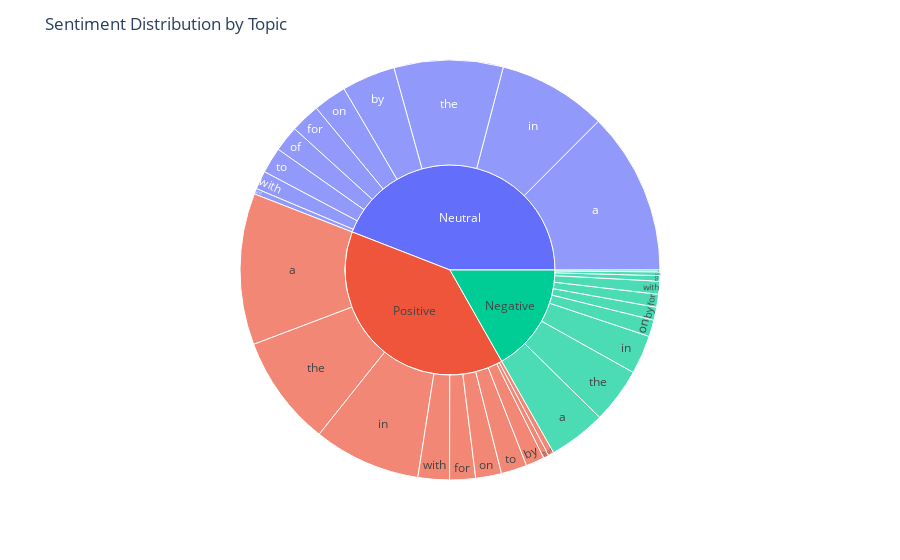
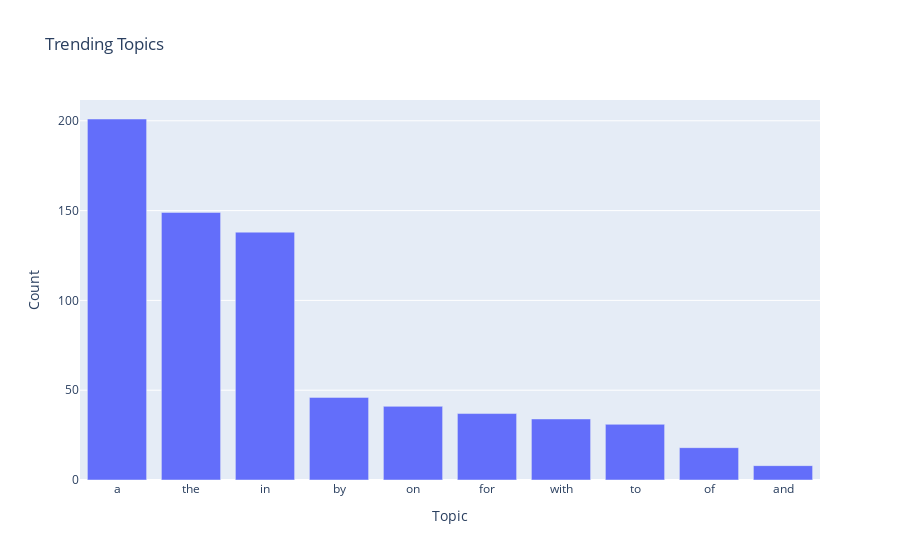
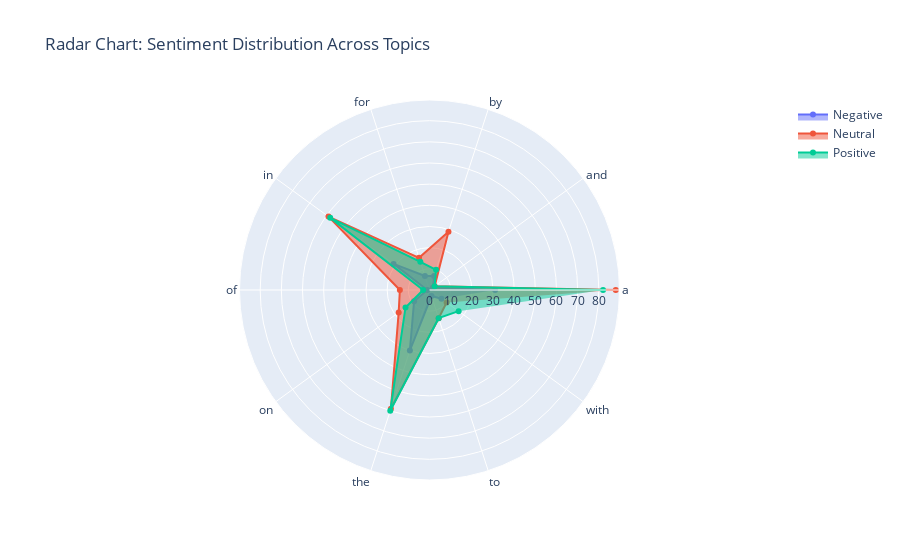
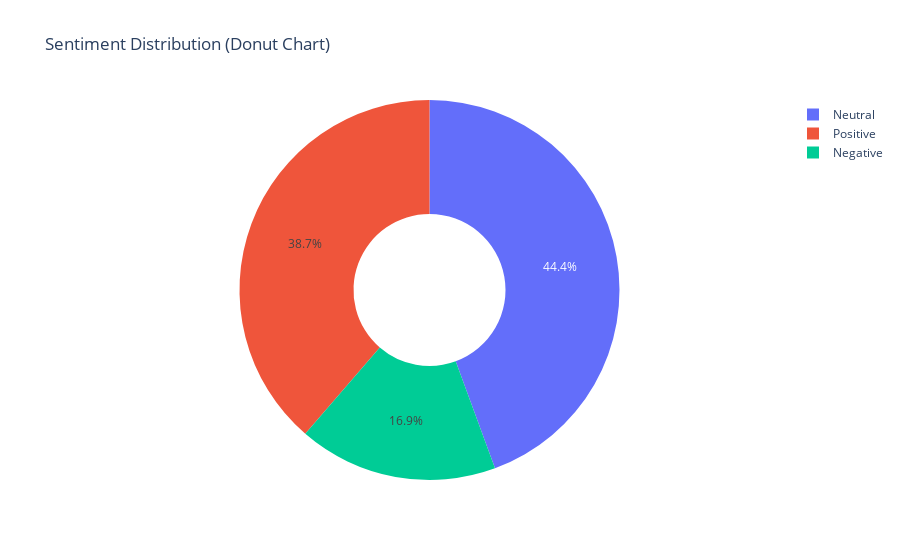

These figures' notebook cell, in order:
### Code cell
import pandas as pd
import numpy as np
import re
import matplotlib.pyplot as plt
import seaborn as sns
from wordcloud import WordCloud
from textblob import TextBlob
from plotly import graph_objects as go
from plotly.express import sunburst
from sklearn.feature_extraction.text import CountVectorizer

# Load and clean data
df = pd.read_csv(r"C:\Users\avina\Downloads\archive (10)\sentimentdataset.csv")
df = df.dropna(subset=['Text'])

def clean_text(text):
    text = re.sub(r"http\S+|www\S+|https\S+", '', text)
    text = re.sub(r"@\w+", '', text)
    text = re.sub(r"#\w+", '', text)
    text = re.sub(r"[^a-zA-Z0-9\s]", '', text)
    text = text.lower()
    return text

df['cleaned_text'] = df['Text'].apply(clean_text)

# Sentiment analysis
df['sentiment'] = df['cleaned_text'].apply(lambda x: TextBlob(x).sentiment.polarity)

def sentiment_label(score):
    if score > 0:
        return 'Positive'
    elif score < 0:
        return 'Negative'
    else:
        return 'Neutral'

df['sentiment_label'] = df['sentiment'].apply(sentiment_label)

# Topic extraction
top_topics = df['cleaned_text'].str.split().explode().value_counts().head(10).index.tolist()
df['topic'] = df['cleaned_text'].apply(lambda x: next((word for word in x.split() if word in top_topics), None))

# Save processed file
df.to_csv(r"processed_sentiment_data_for_dashboard.csv", index=False)

# --- Visualizations ---

# 1. Sentiment distribution pie chart
sentiment_dist = df['sentiment_label'].value_counts()
fig, ax = plt.subplots(figsize=(8, 6))
sentiment_dist.plot(kind='pie', autopct='%1.1f%%', startangle=90, ax=ax)
ax.set_title('Sentiment Distribution')
plt.ylabel('')
plt.show()

# 2. Top 10 trending topics bar chart
topic_dist = df['topic'].value_counts().head(10)
fig, ax = plt.subplots(figsize=(10, 6))
sns.barplot(x=topic_dist.index, y=topic_dist.values, ax=ax)
ax.set_title('Top 10 Trending Topics')
plt.xticks(rotation=45)
plt.show()

# 3. Sentiment distribution per topic (stacked bar)
topic_sentiment = df.groupby('topic')['sentiment_label'].value_counts().unstack().fillna(0)
topic_sentiment.plot(kind='bar', stacked=True, figsize=(10, 6))
plt.title('Sentiment Distribution per Topic')
plt.xticks(rotation=45)
plt.show()

# 4. Word cloud
wordcloud = WordCloud(width=800, height=400, background_color='white').generate(' '.join(df['cleaned_text']))
plt.figure(figsize=(10, 6))
plt.imshow(wordcloud, interpolation='bilinear')
plt.axis('off')
plt.title('Word Cloud')
plt.show()

# 5. Sunburst chart
sunburst_data = df.groupby(['sentiment_label', 'topic']).size().reset_index(name='counts')
fig = sunburst(sunburst_data, path=['sentiment_label', 'topic'], values='counts')
fig.update_layout(title="Sentiment Distribution by Topic")
fig.show()

# 6. Bar chart of topics
topic_count = df['topic'].value_counts().reset_index()
topic_count.columns = ['Topic', 'Count']
fig = go.Figure(data=[go.Bar(x=topic_count['Topic'], y=topic_count['Count'])])
fig.update_layout(title="Trending Topics", xaxis_title="Topic", yaxis_title="Count")
fig.show()

# 7. Professional word cloud with Viridis colormap
wordcloud_professional = WordCloud(width=800, height=400, background_color='white', colormap='viridis').generate(' '.join(df['cleaned_text']))
plt.figure(figsize=(10, 6))
plt.imshow(wordcloud_professional, interpolation='bilinear')
plt.axis('off')
plt.title('Professional Word Cloud')
plt.show()

# --- New Visualizations ---

# 8. Boxplot of sentiment scores
plt.figure(figsize=(8, 6))
sns.boxplot(x='sentiment_label', y='sentiment', data=df)
plt.title('Sentiment Score Distribution by Label')
plt.show()

# 9. Radar chart for sentiment per topic
topics = topic_sentiment.index.tolist()
categories = topic_sentiment.columns.tolist()

fig = go.Figure()
for category in categories:
    fig.add_trace(go.Scatterpolar(
        r=topic_sentiment[category],
        theta=topics,
        fill='toself',
        name=category
    ))
fig.update_layout(
    polar=dict(radialaxis=dict(visible=True)),
    title="Radar Chart: Sentiment Distribution Across Topics",
    showlegend=True
)
fig.show()

# 10. Donut chart for sentiment
fig = go.Figure(data=[go.Pie(labels=sentiment_dist.index,
                             values=sentiment_dist.values,
                             hole=.4)])
fig.update_layout(title='Sentiment Distribution (Donut Chart)')
fig.show()

# 11. Treemap of sentiment by topic
fig = go.Figure(go.Treemap(
    labels=sunburst_data['topic'],
    parents=sunburst_data['sentiment_label'],
    values=sunburst_data['counts']
))
fig.update_layout(title='Treemap of Sentiment by Topic')
fig.show()

# 12. Sentiment over time (requires 'Date' column)
try:
    df['Date'] = pd.to_datetime(df['Date'], errors='coerce')
    df.dropna(subset=['Date'], inplace=True)

    time_sentiment = df.groupby(df['Date'].dt.to_period("M"))['sentiment'].mean().reset_index()
    time_sentiment['Date'] = time_sentiment['Date'].astype(str)

    plt.figure(figsize=(12, 6))
    sns.lineplot(x='Date', y='sentiment', data=time_sentiment)
    plt.title('Average Sentiment Over Time')
    plt.xticks(rotation=45)
    plt.show()
except Exception as e:
    print("Skipping time-based visualization:", e)

# 13. Word co-occurrence heatmap
vectorizer = CountVectorizer(max_features=100, stop_words='english')
X = vectorizer.fit_transform(df['cleaned_text'])
Xc = (X.T @ X)
Xc.setdiag(0)

df_cooc = pd.DataFrame(Xc.toarray(), index=vectorizer.get_feature_names_out(), columns=vectorizer.get_feature_names_out())

plt.figure(figsize=(12, 10))
sns.heatmap(df_cooc, cmap='Blues')
plt.title('Word Co-occurrence Heatmap')
plt.show()

### Figure 1 — Plotly figure (JSON) as saved in the notebook; plotly's stock layout.template omitted (floating-point values rounded to 4 significant figures)
{"data": [{"branchvalues": "total", "domain": {"x": [0, 1], "y": [0, 1]}, "hovertemplate": "labels=%{label}<br>counts=%{value}<br>parent=%{parent}<br>id=%{id}<extra></extra>", "ids": ["Negative/a", "Negative/and", "Negative/by", "Negative/for", "Negative/in", "Negative/of", "Negative/on", "Negative/the", "Negative/to", "Negative/with", "Neutral/a", "Neutral/and", "Neutral/by", "Neutral/for", "Neutral/in", "Neutral/of", "Neutral/on", "Neutral/the", "Neutral/to", "Neutral/with", "Positive/a", "Positive/and", "Positive/by", "Positive/for", "Positive/in", "Positive/of", "Positive/on", "Positive/the", "Positive/to", "Positive/with", "Negative", "Neutral", "Positive"], "labels": ["a", "and", "by", "for", "in", "of", "on", "the", "to", "with", "a", "and", "by", "for", "in", "of", "on", "the", "to", "with", "a", "and", "by", "for", "in", "of", "on", "the", "to", "with", "Negative", "Neutral", "Positive"], "name": "", "parents": ["Negative", "Negative", "Negative", "Negative", "Negative", "Negative", "Negative", "Negative", "Negative", "Negative", "Neutral", "Neutral", "Neutral", "Neutral", "Neutral", "Neutral", "Neutral", "Neutral", "Neutral", "Neutral", "Positive", "Positive", "Positive", "Positive", "Positive", "Positive", "Positive", "Positive", "Positive", "Positive", "", "", ""], "type": "sunburst", "values": [31.0, 2.0, 7.0, 7.0, 21.0, 1.0, 9.0, 30.0, 3.0, 7.0, 88.0, 3.0, 29.0, 16.0, 59.0, 14.0, 18.0, 59.0, 14.0, 10.0, 82.0, 3.0, 10.0, 14.0, 58.0, 3.0, 14.0, 60.0, 14.0, 17.0, 118.0, 310.0, 275.0]}], "layout": {"legend": {"tracegroupgap": 0}, "margin": {"t": 60}, "title": {"text": "Sentiment Distribution by Topic"}}}

### Figure 2 — Plotly figure (JSON) as saved in the notebook; plotly's stock layout.template omitted (floating-point values rounded to 4 significant figures)
{"data": [{"type": "bar", "x": ["a", "the", "in", "by", "on", "for", "with", "to", "of", "and"], "y": [201, 149, 138, 46, 41, 37, 34, 31, 18, 8]}], "layout": {"title": {"text": "Trending Topics"}, "xaxis": {"title": {"text": "Topic"}}, "yaxis": {"title": {"text": "Count"}}}}

### Figure 3 — Plotly figure (JSON) as saved in the notebook; plotly's stock layout.template omitted (floating-point values rounded to 4 significant figures)
{"data": [{"fill": "toself", "name": "Negative", "r": [31, 2, 7, 7, 21, 1, 9, 30, 3, 7], "theta": ["a", "and", "by", "for", "in", "of", "on", "the", "to", "with"], "type": "scatterpolar"}, {"fill": "toself", "name": "Neutral", "r": [88, 3, 29, 16, 59, 14, 18, 59, 14, 10], "theta": ["a", "and", "by", "for", "in", "of", "on", "the", "to", "with"], "type": "scatterpolar"}, {"fill": "toself", "name": "Positive", "r": [82, 3, 10, 14, 58, 3, 14, 60, 14, 17], "theta": ["a", "and", "by", "for", "in", "of", "on", "the", "to", "with"], "type": "scatterpolar"}], "layout": {"polar": {"radialaxis": {"visible": true}}, "showlegend": true, "title": {"text": "Radar Chart: Sentiment Distribution Across Topics"}}}

### Figure 4 — Plotly figure (JSON) as saved in the notebook; plotly's stock layout.template omitted (floating-point values rounded to 4 significant figures)
{"data": [{"hole": 0.4, "labels": ["Neutral", "Positive", "Negative"], "type": "pie", "values": [325, 283, 124]}], "layout": {"title": {"text": "Sentiment Distribution (Donut Chart)"}}}
